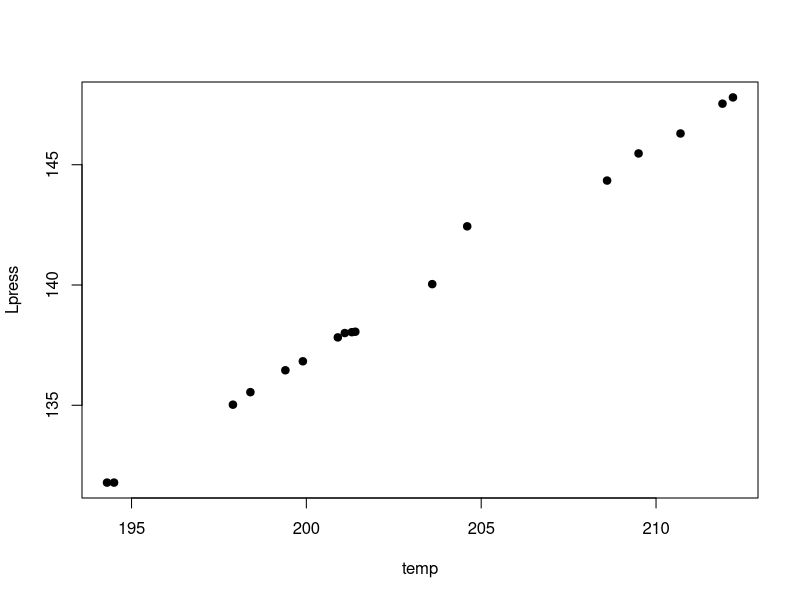
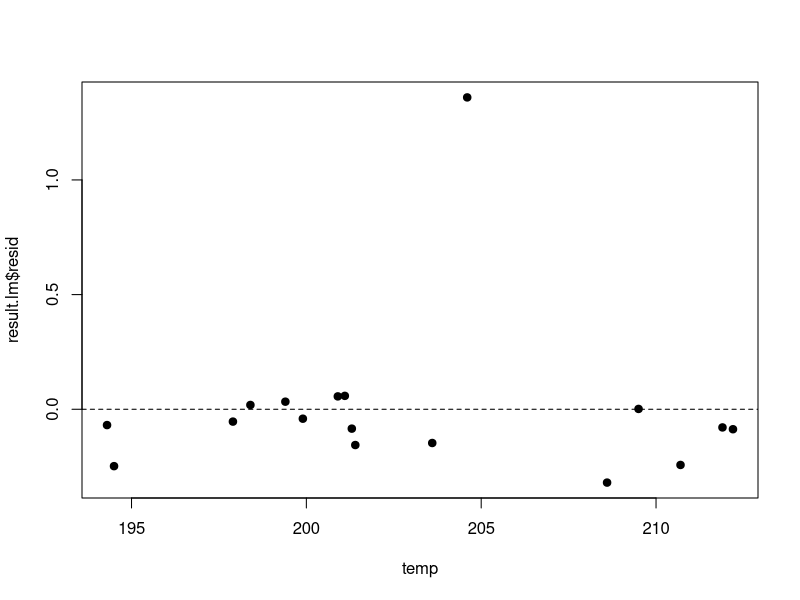
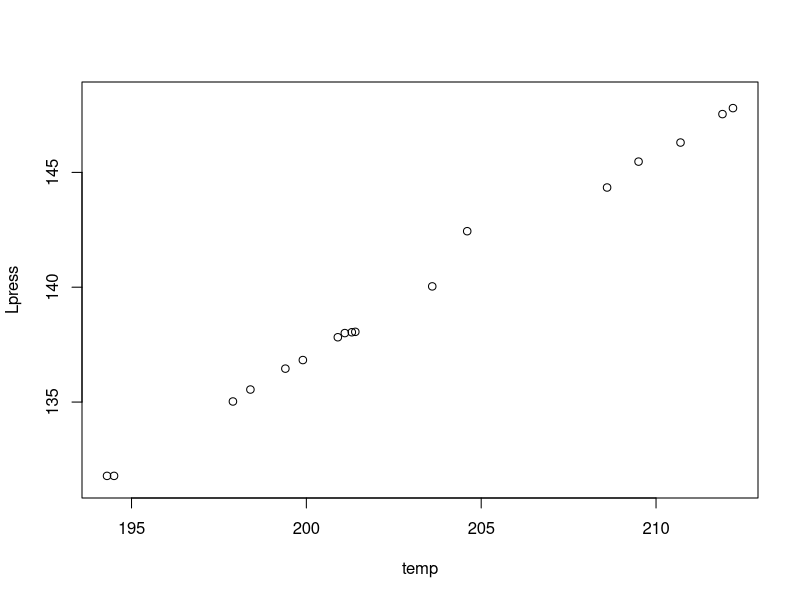
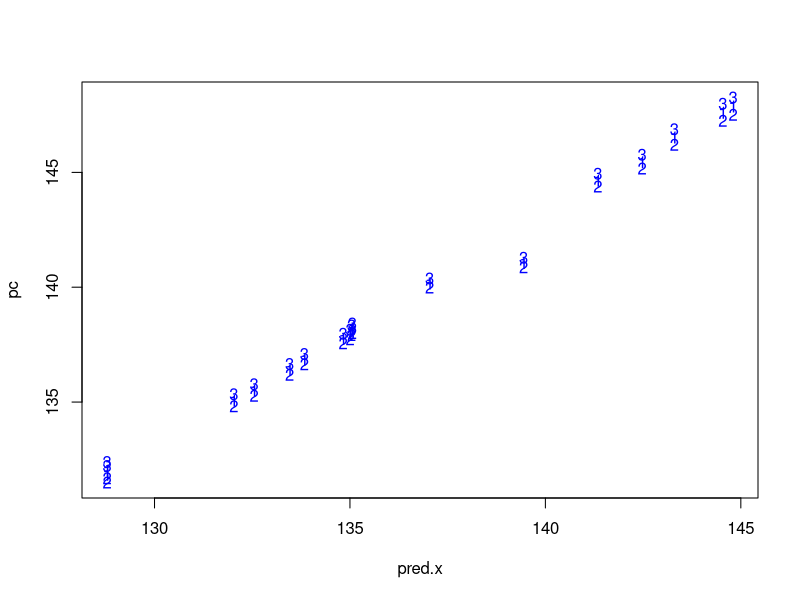
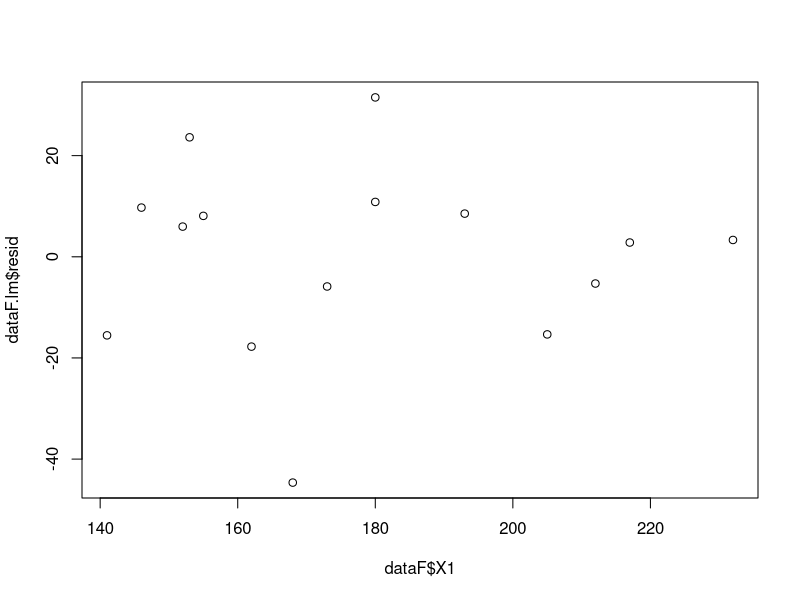
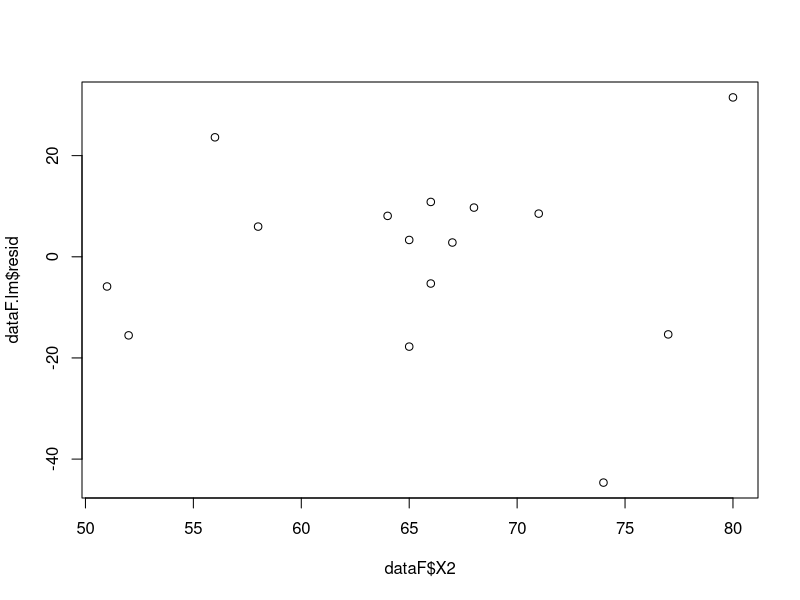
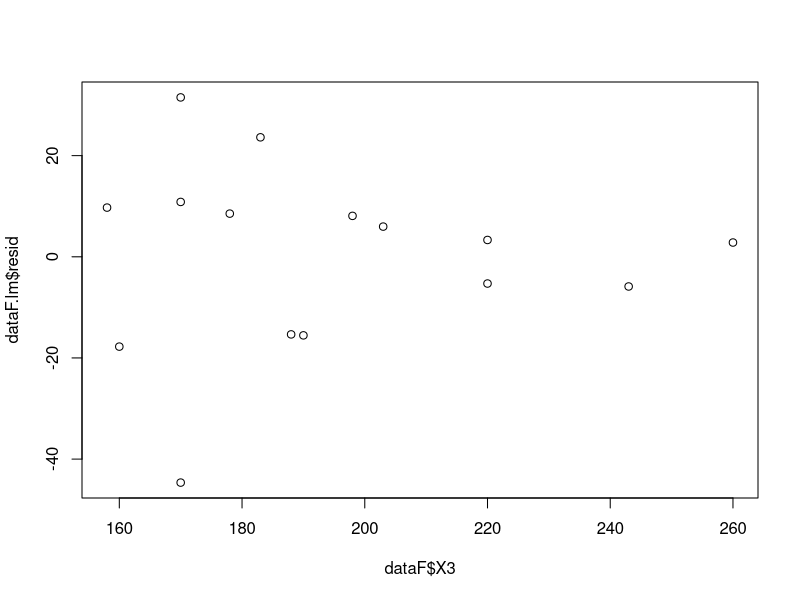
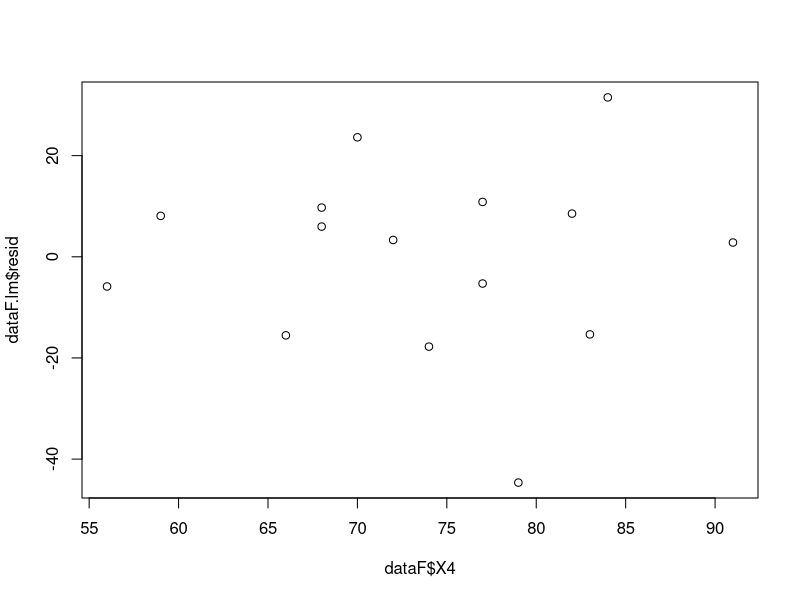

Generate these figures, in order, with R:
## ---- chunk 1
knitr::opts_chunk$set(echo = TRUE)
## ---- chunk 2
temp <- c(194.5, 194.3, 197.9, 198.4, 199.4, 199.9, 200.9, 201.1, 201.4, 201.3, 203.6, 204.6, 209.5, 208.6, 210.7, 211.9, 212.2)
temp
press <- c(20.79, 20.79, 22.40, 22.67, 23.15, 23.35, 23.89, 23.99, 24.02, 24.01, 25.14, 26.57, 28.49, 27.76, 29.04, 29.88, 30.06)
press
Lpress <- 100*log10(press)
Lpress
## ---- chunk 3
plot(temp, Lpress, pch=19)
## ---- chunk 4
result.lm = lm(Lpress ~ temp)
summary(result.lm)
## ---- chunk 5
anova(result.lm)
## ---- chunk 6
names(result.lm)
## ---- chunk 7
wholeBind <- {}
cbind(wholeBind, temp, Lpress, result.lm$residuals, result.lm$fitted.values)
## ---- chunk 8
plot(temp, result.lm$resid, pch=19)
abline(h=0, lty=2)
## ---- chunk 9
Lpress
LpressMat = (Lpress-3)
LpressMat
p.x = data.frame(LpressMat)
p.x
pc = predict(result.lm, int="c", newdata = p.x)
pc
pred.x = p.x$LpressMat
pred.x
plot(temp, Lpress, ylim = range(Lpress, pc))
matplot(pred.x, pc, lty=1, lwd=1, col="BLUE")
?matlines
## ---- chunk 10
X1 <- c(217,141,152,153,180,193,162,180,205,168,232,146,173,155,212)
X2 <- c(67,52,58,56,66,71,65,80,77,74,65,68,51,64,66)
X3 <- c(260,190,203,183,170,178,160,170,188,170,220,158,243,198,220)
X4 <- c(91,66,68,70,77,82,74,84,83,79,72,68,56,59,77)
Y  <- c(481,292,338,357,396,429,345,469,425,358,393,346,279,311,401)
dataF <- data.frame(X1,X2,X3,X4,Y)
dataF
head(dataF)
## ---- chunk 11
summary(dataF)
cor(dataF)
## ---- chunk 12
dataF.lm = lm(Y~X1+X2+X3+X4, data=dataF)
summary(dataF.lm)
## ---- chunk 13
anova(dataF.lm)
## ---- chunk 14
plot(dataF$X1, dataF.lm$resid)
## ---- chunk 15
plot(dataF$X2, dataF.lm$resid)
## ---- chunk 16
plot(dataF$X3, dataF.lm$resid)
## ---- chunk 17
plot(dataF$X4, dataF.lm$resid)
## ---- chunk 18
plot(dataF$Y, dataF.lm$resid)
